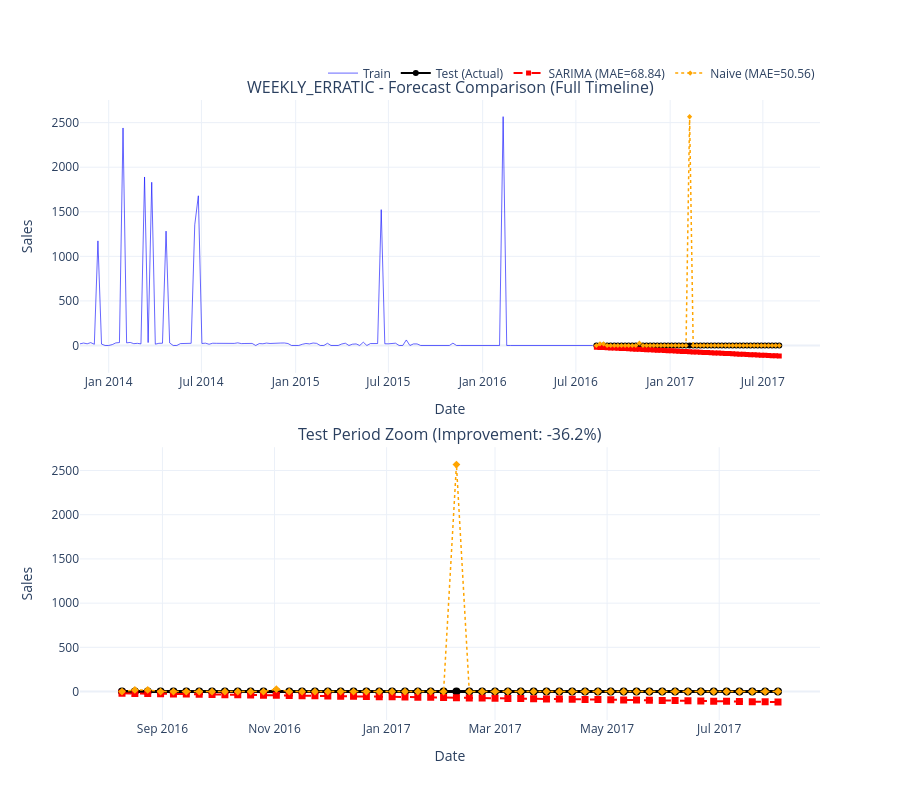
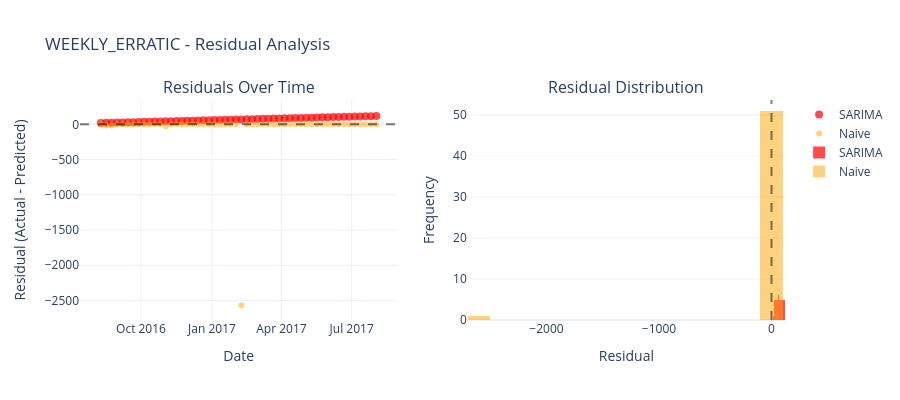

These figures' notebook cell, in order:
### Code cell
result_weekly_erratic = run_baseline_plotly(
    df=weekly_erratic,
    pattern="weekly_erratic",
    store=ITEMS_TO_MODEL["weekly_erratic"]["store"],
    item=ITEMS_TO_MODEL["weekly_erratic"]["item"],
    freq="W-WED",
    season_length=52,
    test_weeks=TEST_WEEKS_WEEKLY,
)
